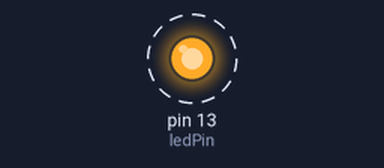
Bench run of a sketch on a simulated Arduino Uno, built with avr-gcc and run on an emulated ATmega328P. Shown: output pins drawn as LEDs (lit = HIGH). Dashed ring = blinking. What the sketch prints to the serial monitor is not drawn.

Above: at 0.1 s.
Timing chart, 0 to 3.0 s (numbered marks = the images above):
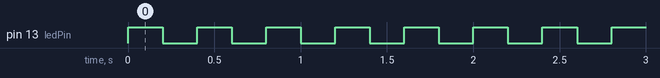

The sketch:

blink.ino
```cpp
const unsigned int ledPin = 13;
const unsigned int blinkTimeout_ms = 200;
const unsigned int baudRate = 9600;

void setup() {
  // put your setup code here, to run once:
  Serial.begin(baudRate);


  pinMode(ledPin, OUTPUT);

}

void loop() {
  // put your main code here, to run repeatedly:
  digitalWrite(ledPin, HIGH);
  delay(blinkTimeout_ms);
  digitalWrite(ledPin, LOW);
  delay(blinkTimeout_ms);
  Serial.println("Hello");

}
```

Measured:
- by itself, pin 13 (ledPin): alternates HIGH for 0.20 s and LOW for 0.20 s
